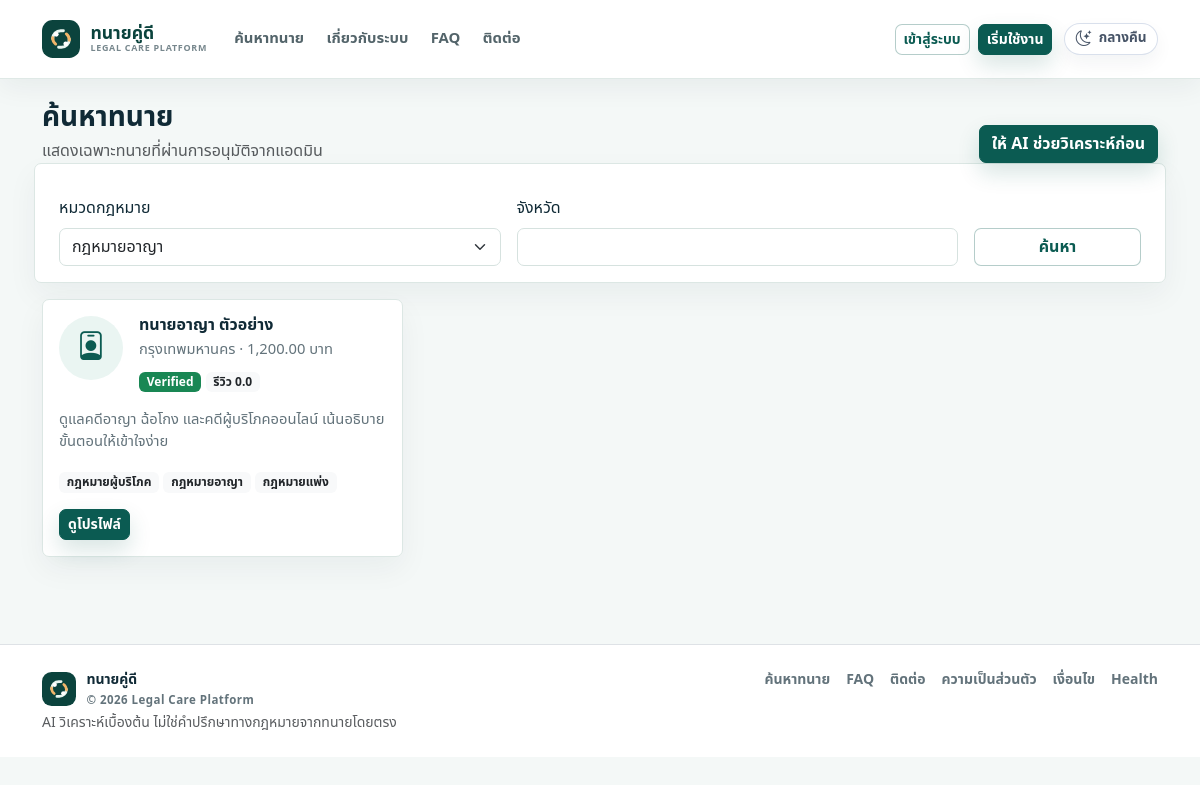
The app's page /lawyers.php?category=criminal with its own data.
### tables this page shows
CREATE TABLE IF NOT EXISTS lawyers (
    id INT AUTO_INCREMENT PRIMARY KEY,
    user_id INT NOT NULL,
    license_number VARCHAR(100),
    province VARCHAR(100),
    bio TEXT,
    experience_years INT DEFAULT 0,
    consultation_fee DECIMAL(10,2) DEFAULT 0,
    complex_case_experience TINYINT(1) DEFAULT 0,
    is_available TINYINT(1) DEFAULT 1,
    verified TINYINT(1) DEFAULT 0,
    status ENUM('pending','approved','rejected','suspended') DEFAULT 'pending',
    created_at TIMESTAMP DEFAULT CURRENT_TIMESTAMP,
    FOREIGN KEY (user_id) REFERENCES users(id),
    UNIQUE KEY lawyers_user_unique (user_id),
    KEY idx_lawyers_status_available (status, is_available)
);

CREATE TABLE IF NOT EXISTS users (
    id INT AUTO_INCREMENT PRIMARY KEY,
    name VARCHAR(255) NOT NULL,
    email VARCHAR(255) UNIQUE NOT NULL,
    phone VARCHAR(50),
    password VARCHAR(255) NOT NULL,
    role ENUM('user','lawyer','admin') DEFAULT 'user',
    status ENUM('active','inactive','banned') DEFAULT 'active',
    created_at TIMESTAMP DEFAULT CURRENT_TIMESTAMP,
    KEY idx_users_role (role)
);

### config/env.php (called while the page is built, shortened)
<?php
function loadEnvFile(?string $path = null): void
{
    static $loaded = false;
    if ($loaded) {
        return;
    }
    $loaded = true;
    $path = $path ?: dirname(__DIR__) . '/.env';
    if (!is_file($path) || !is_readable($path)) {
        return;
    }
}
function envValue(string $key, mixed $default = null): mixed
{
    $value = getenv($key);
    return $value === false ? $default : $value;
}
function envBool(string $key, bool $default = false): bool
{
    $value = envValue($key, null);
    return in_array(strtolower((string) $value), ['1', 'true', 'yes', 'on'], true);
}

### config/app.php (called while the page is built)
<?php
require_once __DIR__ . '/env.php';
return [
    'app_name' => 'ทนายคู่ดี',
    'base_url' => envValue('APP_URL', ''),
    'env' => envValue('APP_ENV', 'local'),
    'debug' => envBool('APP_DEBUG', false),
    'show_demo_accounts' => envBool('SHOW_DEMO_ACCOUNTS', envValue('APP_ENV', 'local') !== 'production'),
    'timezone' => 'Asia/Bangkok',
    'commission_percent' => 20,
    'registration_enabled' => envBool('REGISTRATION_ENABLED', true),
    'registration_rate_limit' => (int) envValue('REGISTRATION_RATE_LIMIT', 10),
    'password_min_length' => max(8, (int) envValue('PASSWORD_MIN_LENGTH', 8)),
    'auto_login_after_register' => envBool('AUTO_LOGIN_AFTER_REGISTER', false),
    'require_terms_acceptance' => envBool('REQUIRE_TERMS_ACCEPTANCE', true),
    'lawyer_registration_enabled' => envBool('LAWYER_REGISTRATION_ENABLED', true),
    'social_login' => [
        'google' => [
            'enabled' => envBool('GOOGLE_LOGIN_ENABLED', false),
            'client_id' => envValue('GOOGLE_CLIENT_ID', ''),
            'client_secret' => envValue('GOOGLE_CLIENT_SECRET', ''),
        ],
    ],
    'webrtc' => [
        'turn_url' => envValue('TURN_URL', ''),
        'turn_username' => envValue('TURN_USERNAME', ''),
        'turn_credential' => envValue('TURN_CREDENTIAL', ''),
    ],
    'upload_max_bytes' => 15 * 1024 * 1024,
    'allowed_upload_mimes' => [
        'application/pdf',
        'image/jpeg',
        'image/png',
        'image/webp',
        'audio/mpeg',
        'audio/mp4',
        'audio/ogg',
        'audio/wav',
        'audio/x-wav',
        'audio/webm',
        'video/webm',
        'application/msword',
        'application/vnd.openxmlformats-officedocument.wordprocessingml.document',
    ],
    'bank' => [
        'account_name' => 'ทนายคู่ดี',
        'account_number' => '000-0-00000-0',
        'bank_name' => 'ธนาคารตัวอย่าง',
        'promptpay_id' => '0999999999',
    ],
];

### includes/functions.php (called while the page is built, shortened)
<?php
function app_config(?string $key = null, mixed $default = null): mixed
{
    static $config = null;
    if ($config === null) {
        $config = require __DIR__ . '/../config/app.php';
    }
    return $key === null ? $config : ($config[$key] ?? $default);
}
function e(?string $value): string
{
    return htmlspecialchars((string) $value, ENT_QUOTES, 'UTF-8');
}
function url(string $path): string
{
    $baseUrl = rtrim((string) app_config('base_url', ''), '/');
    return $baseUrl . '/' . ltrim($path, '/');
}
function formatMoney(float|int|string|null $amount): string
{
    return number_format((float) $amount, 2) . ' บาท';
}

### config/database.php (called while the page is built, shortened)
<?php
require_once __DIR__ . '/env.php';
final class Database
{
    private static ?PDO $pdo = null;
    public static function connection(): PDO
    {
        if (self::$pdo instanceof PDO) {
            return self::$pdo;
        }
        $connection = strtolower((string) envValue('DB_CONNECTION', 'mysql'));
        $host = envValue('DB_HOST', '127.0.0.1');
        $port = envValue('DB_PORT', '3306');
        $database = envValue('DB_DATABASE', 'ai_lawyer_platform');
        $username = envValue('DB_USERNAME', 'root');
        $password = envValue('DB_PASSWORD', '');
        $dsn = "mysql:host={$host};port={$port};dbname={$database};charset=utf8mb4";
        self::$pdo = new PDO($dsn, $username, $password, [
            PDO::ATTR_ERRMODE => PDO::ERRMODE_EXCEPTION,
            PDO::ATTR_DEFAULT_FETCH_MODE => PDO::FETCH_ASSOC,
            PDO::ATTR_EMULATE_PREPARES => false,
        ]);
        return self::$pdo;
    }
}
function db(): PDO
{
    return Database::connection();
}

### includes/auth.php (called while the page is built, shortened)
<?php
require_once __DIR__ . '/functions.php';
require_once __DIR__ . '/../config/database.php';
function currentUser(): ?array
{
    $loaded = true;
    if (empty($_SESSION['user_id'])) {
        return null;
    }
    $stmt = db()->prepare('SELECT id, name, email, phone, role, status, created_at FROM users WHERE id = ? LIMIT 1');
    $stmt->execute([$_SESSION['user_id']]);
    $user = $stmt->fetch() ?: null;
    return $user;
}

### public/lawyers.php (the view, shortened to what this page needs)
<?php
require_once __DIR__ . '/../includes/header.php';
$category = $_GET['category'] ?? '';
$province = trim($_GET['province'] ?? '');
$params = [];
$where = ['l.status = "approved"'];
$joinCategory = '';
if ($category !== '') {
    $joinCategory = 'JOIN lawyer_categories lcf ON lcf.lawyer_id = l.id JOIN legal_categories fcat ON fcat.id = lcf.category_id';
    $where[] = 'fcat.slug = ?';
    $params[] = $category;
}
$stmt = db()->prepare(
    "SELECT l.*, u.name,
            (SELECT COALESCE(AVG(r.rating), 0) FROM reviews r WHERE r.lawyer_id = l.id) AS avg_rating
     FROM lawyers l
     JOIN users u ON u.id = l.user_id
     {$joinCategory}
     WHERE " . implode(' AND ', $where) . "
     ORDER BY l.verified DESC, avg_rating DESC, l.created_at DESC"
);
$stmt->execute($params);
$lawyers = $stmt->fetchAll();
$categories = db()->query('SELECT name, slug FROM legal_categories ORDER BY name')->fetchAll();
?>
<section class="dashboard-shell">
    <div class="container">
        <div class="d-flex justify-content-between align-items-end mb-3">
            <div>
                <h1 class="h3 fw-bold mb-1">ค้นหาทนาย</h1>
                <p class="text-muted mb-0">แสดงเฉพาะทนายที่ผ่านการอนุมัติจากแอดมิน</p>
            </div>
            <a class="btn btn-primary" href="<?= e(url('/user/ai-chat.php')) ?>">ให้ AI ช่วยวิเคราะห์ก่อน</a>
        </div>
        <form class="app-card p-3 mb-3 row g-3">
            <div class="col-md-5">
                <label class="form-label">หมวดกฎหมาย</label>
                <select class="form-select" name="category">
                    <?php foreach ($categories as $cat): ?>
                        <option value="<?= e($cat['slug']) ?>" <?= $category === $cat['slug'] ? 'selected' : '' ?>><?= e($cat['name']) ?></option>
                    <?php endforeach; ?>
                </select>
            </div>
            <div class="col-md-5"><label class="form-label">จังหวัด</label><input class="form-control" name="province" value="<?= e($province) ?>"></div>
            <div class="col-md-2 d-flex align-items-end"><button class="btn btn-outline-primary w-100">ค้นหา</button></div>
        </form>
        <div class="row g-3">
            <?php foreach ($lawyers as $lawyer): ?>
                <?php
                $catStmt = db()->prepare('SELECT lc.name FROM lawyer_categories lj JOIN legal_categories lc ON lc.id = lj.category_id WHERE lj.lawyer_id = ? ORDER BY lc.name');
                $catStmt->execute([$lawyer['id']]);
                $lawyerCategories = array_column($catStmt->fetchAll(), 'name');
                ?>
                <div class="col-md-6 col-xl-4">
                    <div class="app-card p-3 h-100">
                        <div class="d-flex gap-3">
                            <div class="profile-avatar"><i class="bi bi-person-badge"></i></div>
                            <div class="flex-grow-1">
                                <h2 class="h6 fw-bold mb-1"><?= e($lawyer['name']) ?></h2>
                                <div class="small-muted"><?= e($lawyer['province']) ?> · <?= e(formatMoney($lawyer['consultation_fee'])) ?></div>
                                <div class="mt-2">
                                    <?= (int) $lawyer['verified'] === 1 ? '<span class="badge text-bg-success">Verified</span>' : '' ?>
                                    <span class="badge text-bg-light text-dark">รีวิว <?= e(number_format((float) $lawyer['avg_rating'], 1)) ?></span>
                                </div>
                            </div>
                        </div>
                        <p class="small-muted mt-3"><?= e(mb_substr((string) $lawyer['bio'], 0, 150)) ?></p>
                        <div class="mb-3">
                            <?php foreach ($lawyerCategories as $catName): ?>
                                <span class="badge text-bg-light text-dark"><?= e($catName) ?></span>
                            <?php endforeach; ?>
                        </div>
                        <a class="btn btn-sm btn-primary" href="<?= e(url('/public/lawyer-detail.php?id=' . $lawyer['id'])) ?>">ดูโปรไฟล์</a>
                    </div>
                </div>
            <?php endforeach; ?>
        </div>
    </div>
</section>
<?php require_once __DIR__ . '/../includes/footer.php'; ?>

### records on screen
lawyers: user.name "ทนายอาญา ตัวอย่าง", province "กรุงเทพมหานคร", consultation_fee "1,200.00 บาท", verified "Verified", avg_rating "0.0", bio "ดูแลคดีอาญา ฉ้อโกง และคดีผู้บริโภคออนไลน์ เน้นอธิบายขั้นตอนให้เข้าใจง่าย", catName "กฎหมายผู้บริโภค", catName "กฎหมายอาญา", catName "กฎหมายแพ่ง"

### other values on screen
form field category "กฎหมายอาญา"
